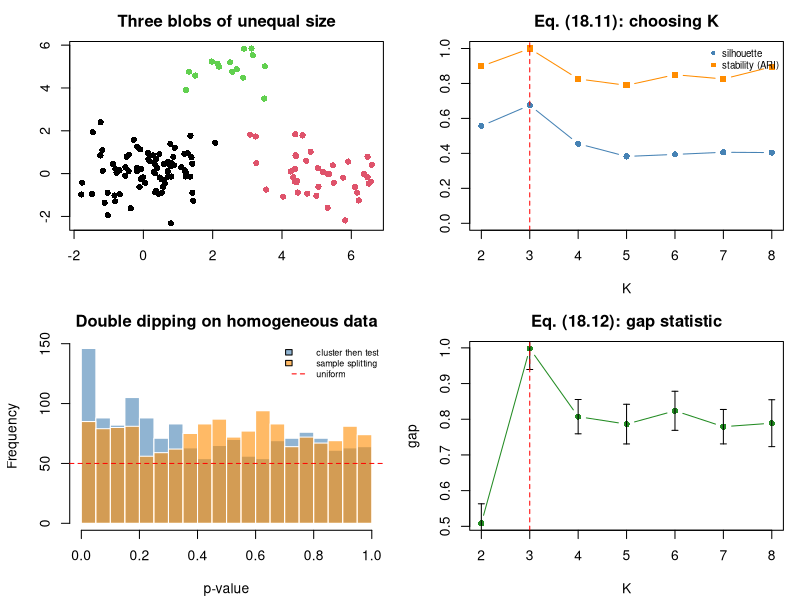

Source code (R):
#' ---
#' title: "Module 18 - Distances, clustering, and embeddings"
#' output: html_document
#' ---
#'
#' **Curriculum link:** `stats.md` -> Topic 18, equations (18.1)-(18.14)
#'
#' Clustering always returns clusters. Which would survive a different distance,
#' a different seed, or a different half of the data?
#'
#' ## What you will learn
#'
#' 1. The distance zoo (18.1)-(18.5) and the Euclidean/correlation identity (18.6).
#' 2. The curse of dimensionality (18.7).
#' 3. Linkage choice (18.8)-(18.9) and k-means (18.10).
#' 4. Choosing K: silhouette (18.11), gap statistic (18.12), **stability**.
#' 5. Double dipping: testing the features that defined the clusters.

#+ setup, message = FALSE
suppressPackageStartupMessages(library(cluster))
MODULE_NAME <- "18_distances_and_clustering"
OUT <- file.path(Sys.getenv("STATS_OUT", unset = "results"), MODULE_NAME)
dir.create(OUT, recursive = TRUE, showWarnings = FALSE)
header <- function(txt) cat("\n", strrep("=", 72), "\n", txt, "\n",
                            strrep("=", 72), "\n", sep = "")

#' ## 1. The distance zoo, eq. (18.1)-(18.6)

#+ distances
header("1. Different distances answer different questions (18.1)-(18.5)")
profiles <- rbind(geneA = 1:6, geneB = 11:16, geneC = 6:1)
corr_distance <- function(a, b) 1 - cor(a, b)                   # eq. (18.2)
cosine_distance <- function(a, b) 1 - sum(a*b)/(sqrt(sum(a^2))*sqrt(sum(b^2)))
bray_curtis <- function(a, b) sum(abs(a-b)) / sum(a+b)          # eq. (18.4)
cat(sprintf("  %-14s%11s%13s%9s%13s\n", "pair", "Euclidean", "correlation",
            "cosine", "Bray-Curtis"))
for (pr in list(c("geneA","geneB"), c("geneA","geneC"), c("geneB","geneC"))) {
  a <- profiles[pr[1], ]; b <- profiles[pr[2], ]
  cat(sprintf("  %-14s%11.3f%13.3f%9.3f%13.3f\n", paste(pr, collapse="-"),
              sqrt(sum((a-b)^2)), corr_distance(a,b), cosine_distance(a,b),
              bray_curtis(a,b)))
}
cat("\n  A-B: identical SHAPE, different level. Correlation distance says 0;\n")
cat("  Euclidean says 24.5. Choose the distance from the QUESTION.\n")
set.seed(1801)
p <- 50; xv <- rnorm(p); yv <- 0.6*xv + rnorm(p)
zx <- scale(xv)[, 1]; zy <- scale(yv)[, 1]
cat(sprintf("\n  Verifying eq. (18.6): d^2(z_x, z_y) = 2(p-1)(1-r)\n"))
cat(sprintf("    d^2 computed = %.6f\n", sum((zx-zy)^2)))
cat(sprintf("    2(p-1)(1-r)  = %.6f   <- identical\n", 2*(p-1)*(1-cor(xv,yv))))
cat("  Clustering z-scored features by Euclidean distance IS clustering by\n")
cat("  correlation. Knowing this prevents a lot of method-shopping.\n")

#' ## 2. The curse of dimensionality, eq. (18.7)

#+ curse
header("2. In high dimensions all points are equidistant (18.7)")
set.seed(1802)
cat(sprintf("  %14s%25s\n", "dimensions p", "(max-min)/min distance"))
for (pp in c(2, 10, 100, 1000, 10000)) {
  Xd <- matrix(rnorm(200*pp), 200)
  D <- as.matrix(dist(Xd)); diag(D) <- NA
  cat(sprintf("  %14s%25.4f\n", format(pp, big.mark = ","),
              mean((apply(D, 1, max, na.rm=TRUE) - apply(D, 1, min, na.rm=TRUE)) /
                     apply(D, 1, min, na.rm=TRUE))))
}
cat("\n  The contrast between nearest and farthest neighbour COLLAPSES. This is\n")
cat("  why every scRNA-seq pipeline builds its neighbour graph in the top ~30\n")
cat("  PCs, not in 20,000-dimensional gene space.\n")

#' ## 3. Linkage and k-means, eq. (18.8)-(18.10)

#+ linkage
header("3. Linkage choice changes the answer (18.8)-(18.10)")
set.seed(1803)
truth <- rep(1:3, c(80, 40, 15))
centres <- rbind(c(0,0), c(5,0), c(2.5,4.5))
Xb <- do.call(rbind, lapply(1:3, function(k)
  matrix(rnorm(c(80,40,15)[k]*2, rep(centres[k,], each=c(80,40,15)[k]), 0.9),
         ncol = 2)))
adj_rand <- function(a, b) {
  tab <- table(a, b); n <- sum(tab)
  sum_comb <- function(x) sum(choose(x, 2))
  idx <- sum_comb(tab); ea <- sum_comb(rowSums(tab)); eb <- sum_comb(colSums(tab))
  exp_idx <- ea * eb / choose(n, 2)
  (idx - exp_idx) / ((ea + eb)/2 - exp_idx)
}
D <- dist(Xb)
cat(sprintf("  %-14s%25s\n", "linkage", "adjusted Rand vs truth"))
for (meth in c("single", "complete", "average", "ward.D2"))
  cat(sprintf("  %-14s%25.3f\n", meth,
              adj_rand(truth, cutree(hclust(D, method = meth), 3))))
km <- kmeans(Xb, 3, nstart = 25)
cat(sprintf("  %-14s%25.3f\n", "k-means", adj_rand(truth, km$cluster)))
cat("\n  Single linkage chains and usually fails on omics data. Ward.D2\n")
cat("  REQUIRES Euclidean distance; applying it to a correlation distance is\n")
cat("  not meaningful. (Note ward.D2 expects ORDINARY distances, ward.D\n")
cat("  expects SQUARED ones - a common silent error.)\n")
cat("\n  k-means depends on INITIALISATION. On these well-separated blobs even\n")
cat("  nstart=1 succeeds, so a harder case is needed to see the problem -\n")
cat("  6 overlapping clusters in 10 dimensions:\n")
set.seed(18031)
n_k <- 6
cent <- matrix(rnorm(n_k * 10, 0, 1.3), n_k)
truth_h <- rep(seq_len(n_k), each = 30)
Xh <- cent[truth_h, ] + matrix(rnorm(n_k * 30 * 10, 0, 1.0), ncol = 10)
cat(sprintf("    %-12s%12s%10s%14s\n", "nstart", "ARI mean", "ARI min", "failures/20"))
for (ns in c(1, 5, 25)) {
  aris <- sapply(1:20, function(s) {
    set.seed(s); adj_rand(truth_h, kmeans(Xh, n_k, nstart = ns)$cluster) })
  cat(sprintf("    %-12d%12.3f%10.3f%14s\n", ns, mean(aris), min(aris),
              sprintf("%d/20", sum(aris < mean(aris) - 0.05))))
}
cat("    Lloyd's algorithm converges to a LOCAL optimum; nstart takes the best\n")
cat("    of several random starts. Use nstart >= 25 and report the seed.\n")

#' ## 4. Choosing K: silhouette, gap statistic, stability

#+ choosing-k
header("4. How many clusters? (18.11)-(18.12) and stability")
gap_statistic <- function(X, k_max = 8, B = 20) {
  Wk <- function(X, k) { km <- kmeans(X, k, nstart = 10)
                         sum(km$withinss) }
  mins <- apply(X, 2, min); maxs <- apply(X, 2, max)
  gaps <- sks <- numeric(k_max)
  for (k in 1:k_max) {
    logW <- log(Wk(X, k))
    ref <- replicate(B, log(Wk(mapply(function(lo, hi) runif(nrow(X), lo, hi),
                                      mins, maxs), k)))
    gaps[k] <- mean(ref) - logW                                 # eq. (18.12)
    sks[k] <- sd(ref) * sqrt(1 + 1/B)
  }
  list(gap = gaps, sk = sks)
}
cluster_stability <- function(X, k, n_boot = 40, frac = 0.8) {
  base <- kmeans(X, k, nstart = 25)$cluster
  mean(replicate(n_boot, {
    idx <- sample(nrow(X), floor(frac*nrow(X)))
    adj_rand(base[idx], kmeans(X[idx, ], k, nstart = 25)$cluster)
  }))
}
set.seed(1804)
gs <- gap_statistic(Xb, 8)
cat(sprintf("  %3s%13s%9s%10s%18s\n", "K", "silhouette", "gap", "gap s_k", "stability (ARI)"))
for (k in 2:8) {
  lab <- kmeans(Xb, k, nstart = 25)$cluster
  sil <- mean(silhouette(lab, D)[, 3])                          # eq. (18.11)
  cat(sprintf("  %3d%13.3f%9.3f%10.3f%18.3f\n", k, sil, gs$gap[k], gs$sk[k],
              cluster_stability(Xb, k)))
}
k_gap <- which(sapply(1:7, function(k) gs$gap[k] >= gs$gap[k+1] - gs$sk[k+1]))[1]
cat(sprintf("\n  gap-statistic rule selects K = %d   (truth: 3)\n", k_gap))
cat("\n  Negative control - ONE homogeneous Gaussian cloud, no clusters:\n")
set.seed(1805)
Xnull <- matrix(rnorm(135*2), 135)
gn <- gap_statistic(Xnull, 6)
for (k in 2:5) {
  lab <- kmeans(Xnull, k, nstart = 25)$cluster
  cat(sprintf("    K=%d: silhouette %.3f, gap %+.3f, stability %.3f\n", k,
              mean(silhouette(lab, dist(Xnull))[, 3]), gn$gap[k],
              cluster_stability(Xnull, k, n_boot = 20)))
}
cat("  Silhouette is POSITIVE even with no real structure - it ALWAYS finds\n")
cat("  something. The gap statistic and stability are far more informative.\n")

#' ## 5. Double dipping in clustering

#+ double-dipping
header("5. Testing the features that defined the clusters")
set.seed(1806)
n <- 100; G <- 1500
Xhom <- matrix(rnorm(n*G), n)               # ONE homogeneous population
lab2 <- kmeans(Xhom, 2, nstart = 25)$cluster
p_naive <- sapply(1:G, function(j) t.test(Xhom[lab2==1, j], Xhom[lab2==2, j])$p.value)
cat(sprintf("  Data: ONE homogeneous Gaussian cloud (n=%d, p=%d), no subgroups.\n", n, G))
cat(sprintf("  k-means K=2 cluster sizes: %s\n", paste(table(lab2), collapse = " ")))
cat(sprintf("  'differential' features at p < 0.05 : %.1f%%  (should be 5%%)\n",
            100*mean(p_naive < 0.05)))
cat(sprintf("  surviving BH FDR 0.05               : %d\n",
            sum(p.adjust(p_naive, "BH") < 0.05)))
split_test <- function(X, seed = 1) {
  ## Learn the separating direction on one half, apply it to the other.
  set.seed(seed)
  idx <- sample(nrow(X)); tr <- idx[1:(nrow(X)/2)]; te <- idx[-(1:(nrow(X)/2))]
  km_tr <- kmeans(X[tr, ], 2, nstart = 25)
  direction <- km_tr$centers[2, ] - km_tr$centers[1, ]
  proj <- X[te, ] %*% direction
  lt <- as.integer(proj > median(proj))
  sapply(seq_len(ncol(X)), function(j) t.test(X[te, j][lt==0], X[te, j][lt==1])$p.value)
}
p_split <- split_test(Xhom)
cat(sprintf("\n  With sample splitting (direction learned on half, tested on the other):\n"))
cat(sprintf("    'differential' features at p < 0.05 : %.1f%%\n", 100*mean(p_split < 0.05)))
cat(sprintf("    surviving BH FDR 0.05               : %d\n",
            sum(p.adjust(p_split, "BH") < 0.05)))
cat("\n  The decisive evidence against a noise cluster is FAILURE TO REPLICATE\n")
cat("  on held-out data. In practice the damage is larger than the p-value\n")
cat("  distribution suggests, because analysts report the TOP 'marker genes' -\n")
cat("  precisely the features the clustering selected on (stats.md Topic 21).\n")

#' ## 6. Figure

#+ figure
png(file.path(OUT, "clustering.png"), width = 1100, height = 800, res = 110)
par(mfrow = c(2, 2), mar = c(4.2, 4.2, 2.5, 1))
plot(Xb, col = truth, pch = 16, xlab = "", ylab = "",
     main = "Three blobs of unequal size")
ks <- 2:8
plot(ks, sapply(ks, function(k) mean(silhouette(kmeans(Xb,k,nstart=25)$cluster, D)[,3])),
     type = "b", pch = 16, col = "steelblue", ylim = c(0, 1), xlab = "K", ylab = "",
     main = "Eq. (18.11): choosing K")
lines(ks, sapply(ks, function(k) cluster_stability(Xb, k, n_boot = 20)),
      type = "b", pch = 15, col = "darkorange")
abline(v = 3, col = "red", lty = 2)
legend("topright", c("silhouette", "stability (ARI)"), col = c("steelblue","darkorange"),
       pch = c(16,15), bty = "n", cex = 0.7)
hist(p_naive, breaks = 30, col = adjustcolor("steelblue", 0.6), border = "white",
     main = "Double dipping on homogeneous data", xlab = "p-value")
hist(p_split, breaks = 30, col = adjustcolor("darkorange", 0.6), border = "white", add = TRUE)
abline(h = G/30, col = "red", lty = 2)
legend("topright", c("cluster then test", "sample splitting", "uniform"),
       fill = c(adjustcolor("steelblue",0.6), adjustcolor("darkorange",0.6), NA),
       border = c("black","black",NA), lty = c(NA,NA,2), col = c(NA,NA,"red"),
       bty = "n", cex = 0.65)
plot(ks, gs$gap[ks], type = "b", pch = 16, col = "forestgreen", xlab = "K",
     ylab = "gap", main = "Eq. (18.12): gap statistic")
arrows(ks, gs$gap[ks]-gs$sk[ks], ks, gs$gap[ks]+gs$sk[ks], code = 3, angle = 90,
       length = 0.03)
abline(v = 3, col = "red", lty = 2)
invisible(dev.off())
cat("\nFigure written to", file.path(OUT, "clustering.png"), "\n")

#' ## Decision rules (from `stats.md` Topic 18)
#'
#' 1. Pick the distance from the measurement scale.
#' 2. Cluster in a reduced space (top PCs) for high-dimensional data.
#' 3. Report K-selection evidence AND stability, not just a coloured plot.
#' 4. Never test the features that defined the clusters on the same data.
#' 5. Report seed, parameters and n_PCs for every embedding; quantify nothing
#'    on embedding coordinates.
#'
#' **Next:** `19_batch_effects.R`
